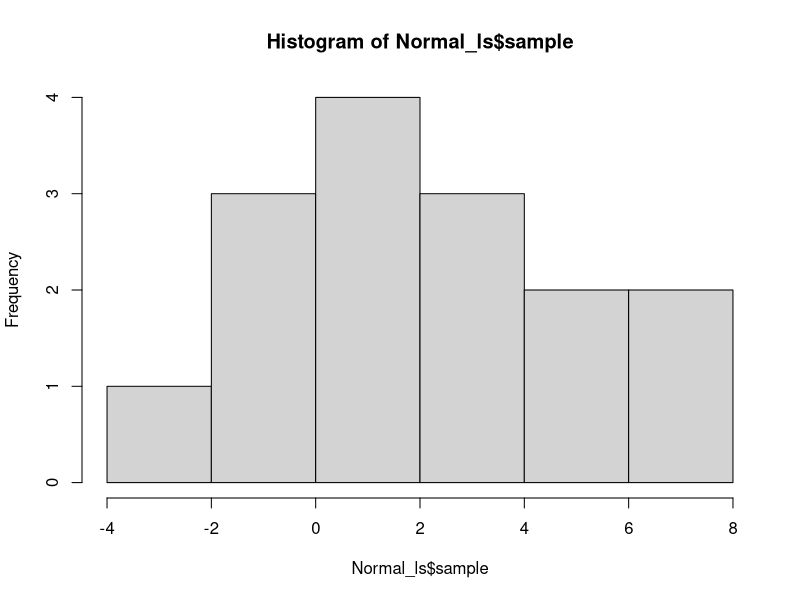
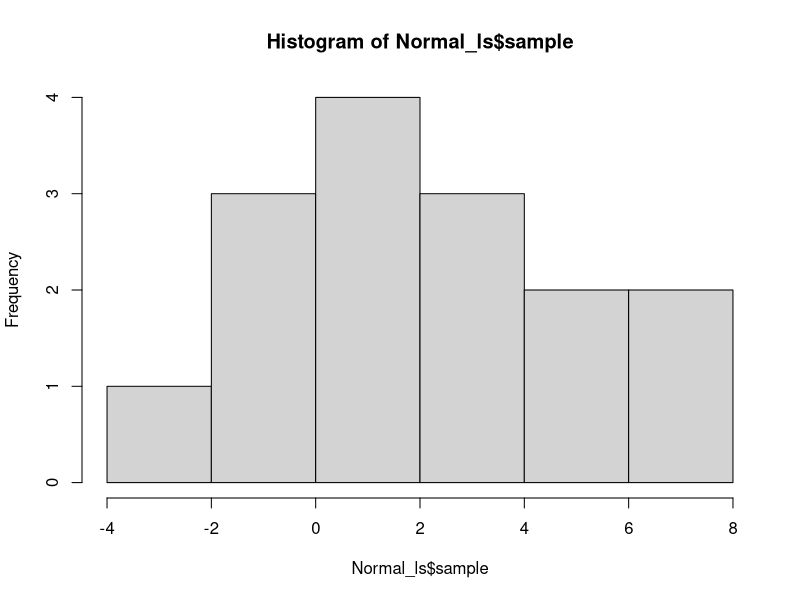
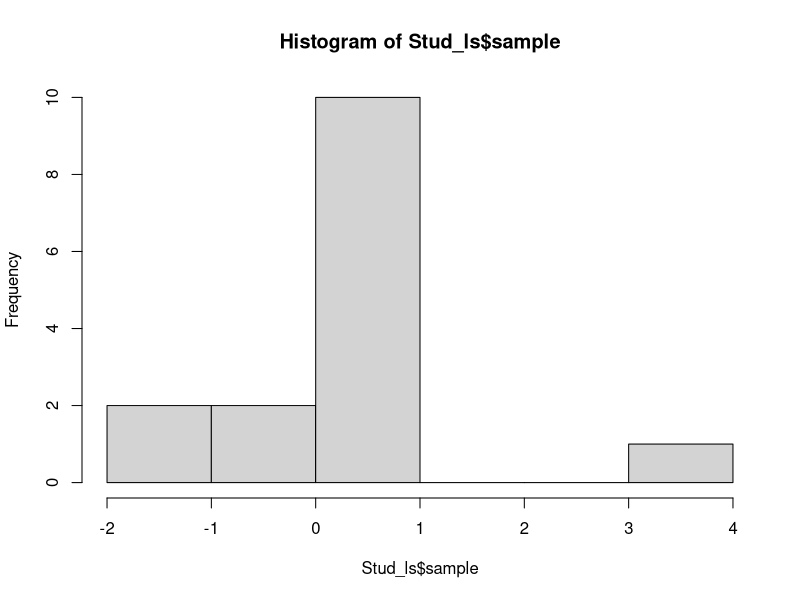
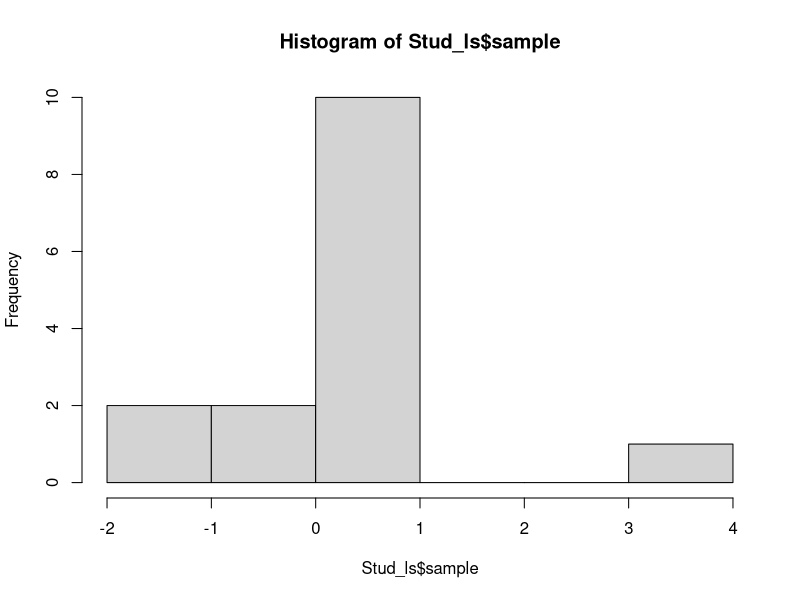
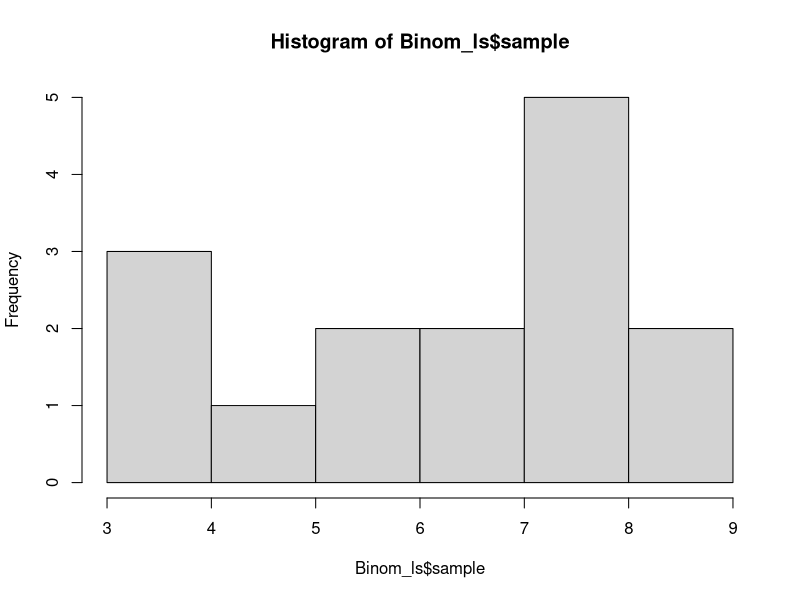
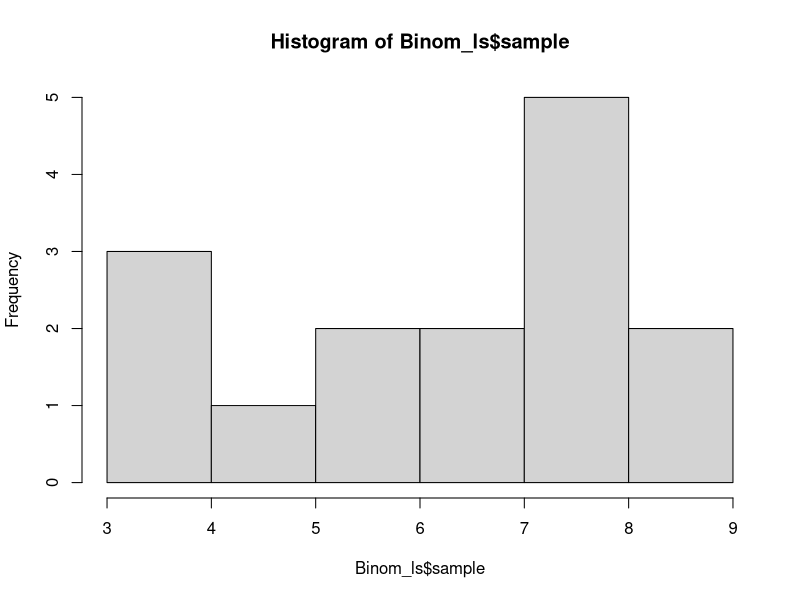
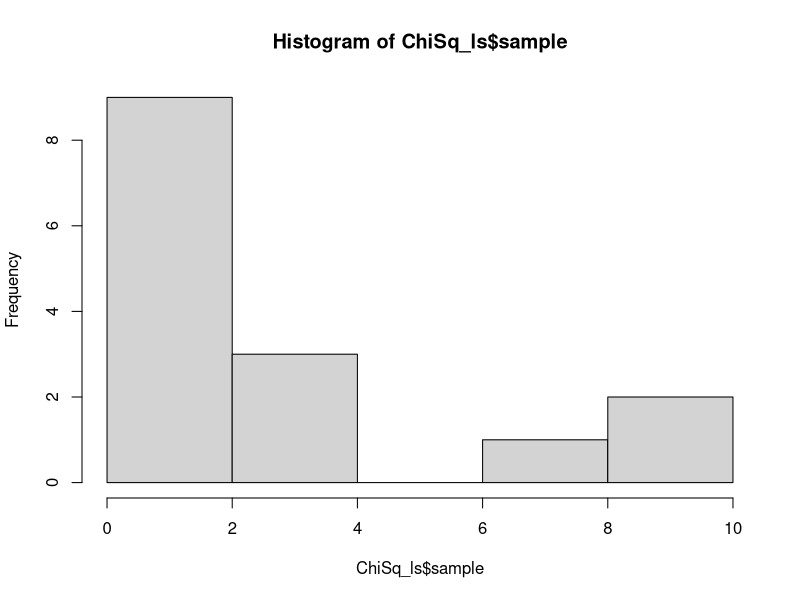
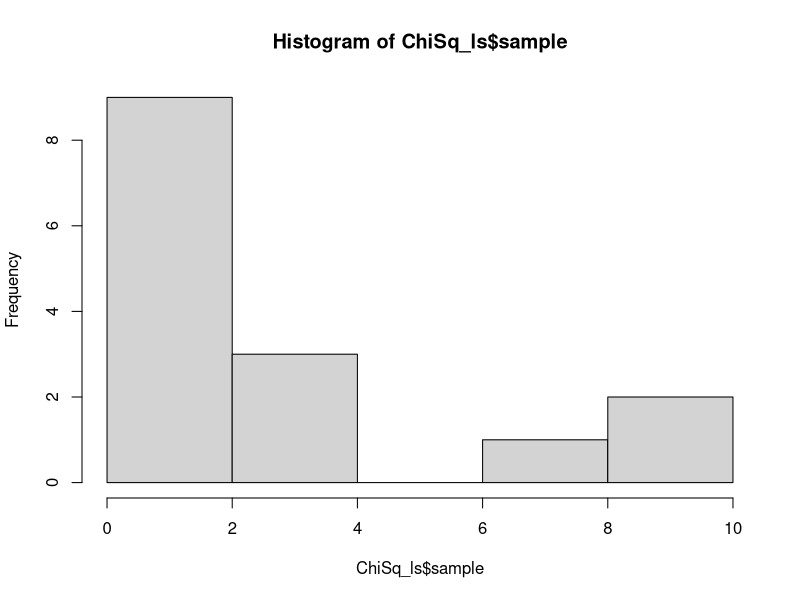

Write R code to recreate these figures, in order.
## ---- chunk 1
knitr::opts_chunk$set(echo = TRUE)
## ---- chunk 2
# Create the list
x_ls <- list(a = 3L, b = "five")

# What is x_ls?
class(x_ls)
"list"
## ---- chunk 3
# Subset by name

x_ls["a"]

# What is returned by this?
class(x_ls["a"])

# Subset by position
x_ls[1]

# What is returned by this?
class(x_ls[1])
## ---- chunk 4
x_ls[1:2]


# What is returned by this?
class(x_ls[1:2])

## ---- chunk 5
# Subset by name
x_ls[["a"]]

# What is returned by this?
class(x_ls[["a"]])

# Subset by position
x_ls[[1]]

# What is returned by this?
class(x_ls[[1]])
## ---- chunk 6
x_ls$a

# What is returned by this?
class(x_ls$a)
## ---- chunk 7
Normal_ls<- list(
  DistName ="Normal",
  params = c(mu =2, var=5),
  sample = rnorm(n=15, mean=2, sd=sqrt(5))
  )

#Normal_ls[["hist"]]<- hist(Normal_ls[[3]])   # or
Normal_ls$hist<- hist(Normal_ls$sample) 
## ---- chunk 8
Normal_ls[c("DistName", "params")]
hist(Normal_ls$sample)
## ---- chunk 9
summary(Normal_ls$sample)
var(Normal_ls$sample)
## ---- chunk 10


mu <- 5
sd <- 2
n <- 15
xbar <- 2
z <- (xbar-mu)/(sd/sqrt(n))
z

#chisq.test(sample, simulate.p.value = TRUE, B = 15)

## ---- chunk 11
Stud_ls<- list(
  DistName ="Student's t",
  params = c(nu = 4),
  sample = rt(n=15, df=4)
  )

Stud_ls$hist<- hist(Stud_ls$sample) 
Stud_ls$hist

Stud_ls[c("DistName", "params")]
hist(Stud_ls$sample)

summary(Stud_ls$sample)
var(Stud_ls$sample)

t.test(Stud_ls$sample)

## ---- chunk 12
Binom_ls<- list(
  DistName ="Binomial",
  params = c(n = 9, p = 2/3),
  sample = rbinom(n=15, size=9, prob=2/3)
  )

Binom_ls$hist<- hist(Binom_ls$sample) 
Binom_ls$hist

Binom_ls[c("DistName", "params")]
hist(Binom_ls$sample)

summary(Binom_ls$sample)
var(Binom_ls$sample)

t.test(Binom_ls$sample)
# Ho = 
## ---- chunk 13
ChiSq_ls<- list(
  DistName ="Chi Square",
  params = c(nu = 2),
  sample = rchisq(n=15, df=2, ncp=0)
  )

ChiSq_ls$hist<- hist(ChiSq_ls$sample) 
ChiSq_ls$hist

ChiSq_ls[c("DistName", "params")]
hist(ChiSq_ls$sample)

summary(ChiSq_ls$sample)
var(ChiSq_ls$sample)
## ---- chunk 14
Fdist_ls<- list(
  DistName ="F Distribution",
  params = c(n = 90, m = 12),
  sample = rf(n=15, df1=90, df2=12)
  )

Fdist_ls$hist<- hist(Fdist_ls$sample) 
Fdist_ls$hist

Fdist_ls[c("DistName", "params")]
hist(Fdist_ls$sample)

summary(Fdist_ls$sample)
var(Fdist_ls$sample)
## ---- chunk 15
NegBinom_ls<- list(
  DistName ="Negative binomial",
  params = c(n = 5, p = 1/2),
  sample = rnbinom(n = 15, size = 5, prob = 0.5)
  )

NegBinom_ls$hist<- hist(NegBinom_ls$sample) 
NegBinom_ls$hist

NegBinom_ls[c("DistName", "params")]
hist(NegBinom_ls$sample)

summary(NegBinom_ls$sample)
var(NegBinom_ls$sample)
## ---- chunk 16
Pois_ls<- list(
  DistName ="Negative binomial",
  params = c(lambda = 3),
  sample = rpois(n=15, 3)
  )

Pois_ls$hist<- hist(Pois_ls$sample) 
Pois_ls$hist

Pois_ls[c("DistName", "params")]
hist(Pois_ls$sample)

summary(Pois_ls$sample)
var(Pois_ls$sample)
